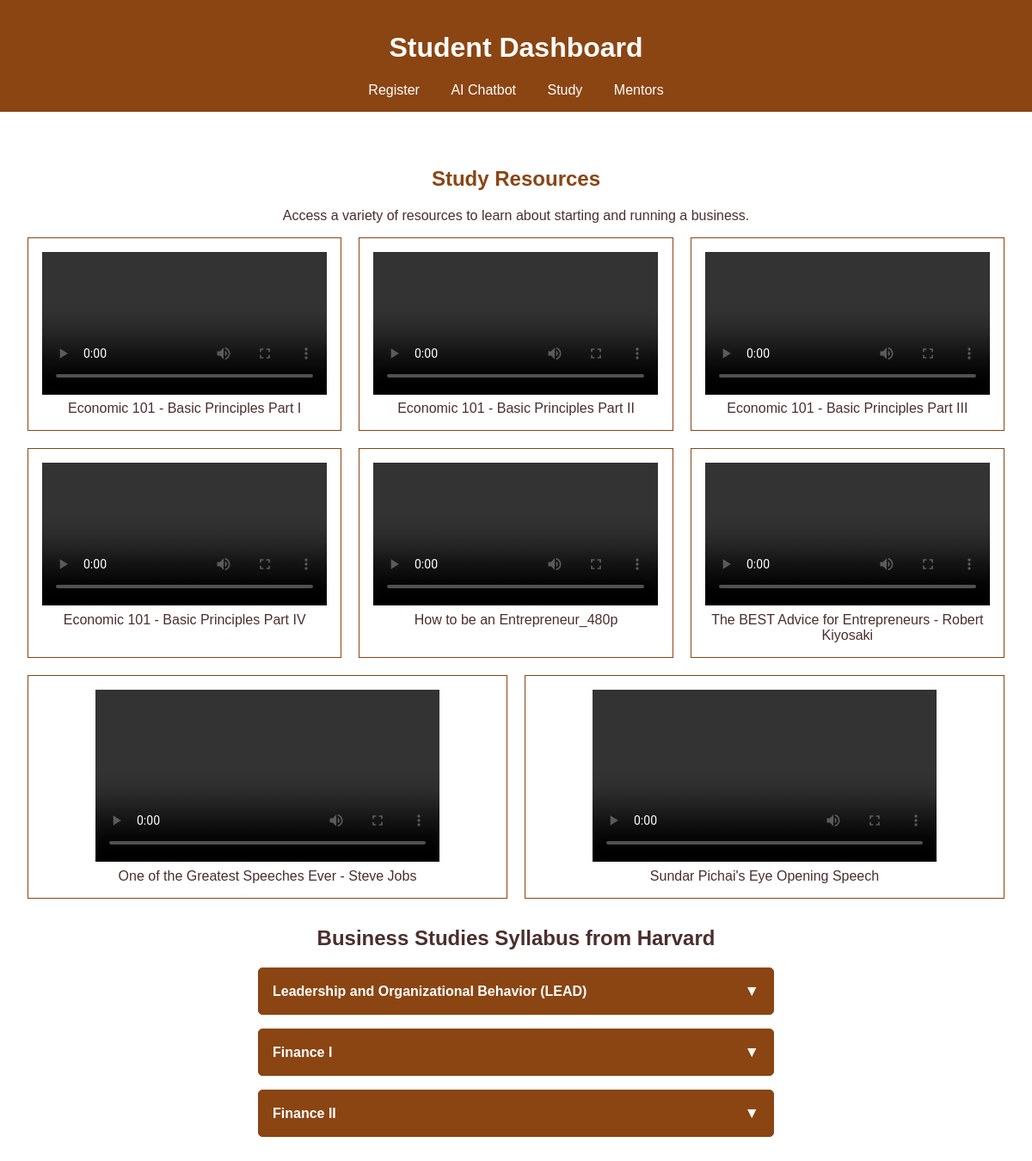
The app's page /study/ with its own data.
### ideas/models.py (models this page shows, shortened)
class VideoResource(models.Model):
    title = models.CharField(max_length=255)
    video_file = models.FileField(upload_to='videos/', blank=True, null=True)
    video_url = models.URLField(blank=True, null=True)
    @property
    def video_source(self):
        if self.video_file:
            return self.video_file.url
        return self.video_url

### ideas/views.py (the view)
# urls.py: path('study/', study, name='study'),
def study(request):
    videos = VideoResource.objects.all()
    return render(request, 'study.html', {'videos': videos})

### ideas/templates/study.html (shortened to what this page needs)
{% extends 'base.html' %}
{% load static %}
{% block content %}
<section>
    <h2>Study Resources</h2>
    <p>Access a variety of resources to learn about starting and running a business.</p>
    <div id="studyResources">
        {% for video in videos %}
        <div class="video-card">
            <video controls>
                <source src="{{ video.video_source }}" type="video/mp4">
            </video>
            <p>{{ video.title }}</p>
        </div>
        {% endfor %}
    </div>
        <div class="container">
            <h1>Business Studies Syllabus from Harvard</h1>
            <details>
                <summary>Leadership and Organizational Behavior (LEAD)</summary>
            </details>
            <details>
                <summary>Finance I</summary>
            </details>
            <details>
                <summary>Finance II</summary>
            </details>
        </div>
</section>
{% endblock %}

### ideas/templates/base.html (shortened to what this page needs)
<!DOCTYPE html>
<html lang="en">
<head>
    {% load static %}
    <link rel="stylesheet" href="{% static 'ideas/style.css' %}">
</head>
<body>
    <header>
        <h1>Student Dashboard</h1>
        <nav>
            <a href="{% url 'register' %}">Register</a>
            <a href="{% url 'chatbot' %}">AI Chatbot</a>
            <a href="{% url 'study' %}">Study</a>
            <a href="{% url 'investor'%}">Mentors</a>
        </nav>
    </header>
    <main>
        {% block content %}
        {% endblock %}
    </main>
</body>
</html>

### ideas/static/ideas/style.css (style rules this page uses)
body { font-family: Arial, sans-serif; background-color: #fff; color: #4b2e2e; margin: 0; padding: 0; }
header { background-color: #8b4513; color: #fff; padding: 1rem; text-align: center; }
header nav a { color: #fff; margin: 0 1rem; text-decoration: none; }
main { padding: 2rem; }
h2 { text-align: center; margin-top: 2rem; color: #8b4513; }
p { text-align: center; margin-top: 1rem; }
#studyResources { display: flex; flex-wrap: wrap; gap: 1rem; justify-content: center; }
.video-card { width: 300px; background-color: #fff; border: 1px solid #8b4513; padding: 1rem; box-sizing: border-box; text-align: center; }
.video-card video { width: 100%; height: auto; border: none; }
.video-card p { margin: 0.5rem 0 0; color: #4b2e2e; font-size: 1rem; }
#studyResources { display: flex; flex-wrap: wrap; gap: 20px; }
.video-card { flex: 1 1 300px; display: flex; flex-direction: column; align-items: center; }
.video-card video { width: 100%; max-width: 400px; height: auto; }

### ideas/templates/study.html (style rules this page uses)
.container { text-align: center; width: 80%; max-width: 600px; margin: 2rem auto; }
details { border: 1px solid #8b4513; border-radius: 5px; margin: 1rem 0; padding: 0.5rem; background-color: #8b4513; }
details summary { cursor: pointer; font-weight: bold; list-style: none; padding: 0.5rem; display: flex; justify-content: space-between; align-items: center; }
details summary::after { content: '\25BC'; font-size: 1.1rem; transition: transform 0.3s; }
details summary { color: white; }

### records on screen
VideoResource: title "Economic 101 - Basic Principles Part I"
VideoResource: title "Economic 101 - Basic Principles Part II"
VideoResource: title "Economic 101 - Basic Principles Part III"
VideoResource: title "Economic 101 - Basic Principles Part IV"
VideoResource: title "How to be an Entrepreneur_480p"
VideoResource: title "The BEST Advice for Entrepreneurs - Robert Kiyosaki"
VideoResource: title "One of the Greatest Speeches Ever - Steve Jobs"
VideoResource: title "Sundar Pichai's Eye Opening Speech"
